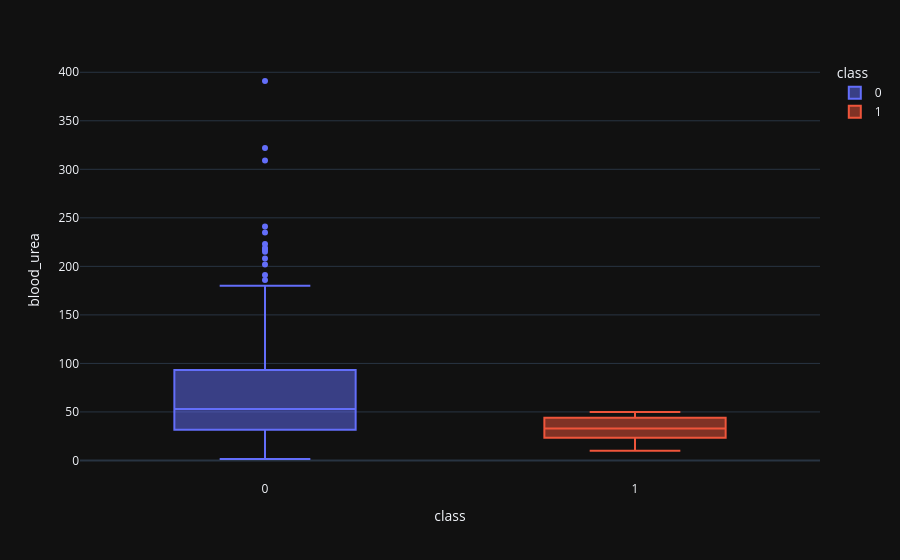

The notebook cell this image was saved under:
### Code cell
boxplot('blood_urea')

### Figure 1 — Plotly figure (JSON) as saved in the notebook; plotly's stock layout.template omitted (floating-point values rounded to 4 significant figures; data arrays with more than 128 entries replaced by an {"elided": "..."} marker saying what was removed)
{"data": [{"alignmentgroup": "True", "hovertemplate": "class=%{x}<br>blood_urea=%{y}<extra></extra>", "legendgroup": "0", "marker": {"color": "#636efa"}, "name": "0", "notched": false, "offsetgroup": "0", "orientation": "v", "showlegend": true, "type": "box", "x": {"elided": "250 int values"}, "x0": " ", "xaxis": "x", "y": {"elided": "250 float values"}, "y0": " ", "yaxis": "y"}, {"alignmentgroup": "True", "hovertemplate": "class=%{x}<br>blood_urea=%{y}<extra></extra>", "legendgroup": "1", "marker": {"color": "#EF553B"}, "name": "1", "notched": false, "offsetgroup": "1", "orientation": "v", "showlegend": true, "type": "box", "x": {"elided": "150 int values"}, "x0": " ", "xaxis": "x", "y": {"elided": "150 float values"}, "y0": " ", "yaxis": "y"}], "layout": {"boxmode": "overlay", "legend": {"title": {"text": "class"}, "tracegroupgap": 0}, "margin": {"t": 60}, "xaxis": {"anchor": "y", "categoryarray": [0, 1], "categoryorder": "array", "domain": [0, 1], "title": {"text": "class"}}, "yaxis": {"anchor": "x", "domain": [0, 1], "title": {"text": "blood_urea"}}}}
